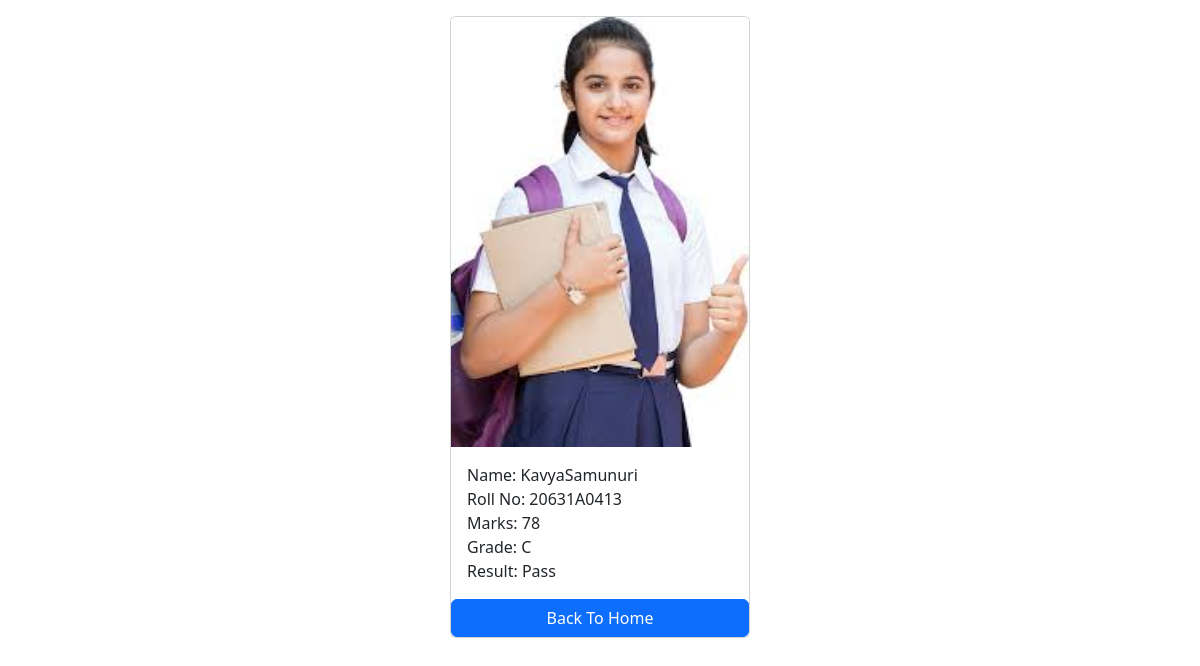
/students/4/, run on the app's committed database.
### marks/models.py (models this page shows, shortened)
class Student(models.Model):
    first_name=models.CharField(max_length=100)
    last_name=models.CharField(max_length=100)
    photo=models.ImageField(upload_to='images')
    roll_number=models.CharField(max_length=10,blank=True)
    marks=models.CharField(max_length=100)
    grade=models.CharField(max_length=1)
    result=models.CharField(max_length=100)

### marks/views.py (the view)
# urls.py: path('<int:pk>/',views.student_detail,name='student_detail'),
def student_detail(request,pk):
    student=get_object_or_404(Student,pk=pk)
    context={
        'student':student
    }
    return render(request,'student_detail.html',context)

### templates/student_detail.html (shortened to what this page needs)
<!DOCTYPE html>
<html lang="en">
<head>
    <link href="https://cdn.jsdelivr.net/npm/bootstrap@5.3.3/dist/css/bootstrap.min.css" rel="stylesheet">
</head>
<body>
    <div class="container mt-3">
        <div class="card mx-auto"style="width:300px">
            <img src="{{student.photo.url}}" class="card-img-top"alt="">
            <div class="card-body">
                <p class="card-text m-0">Name: {{student.first_name}}{{student.last_name}}</p>
                <p class="card-text m-0">Roll No: {{student.roll_number}}</p>
                <p class="card-text m-0">Marks: {{student.marks}}</p>
                <p class="card-text m-0">Grade: {{student.grade}}</p>
                <p class="card-text m-0">Result: {{student.result}}</p>
            </div>
            <a href="{% url "home" %}" class="btn btn-primary" >Back To Home</a>
        </div>
    </div>
</body>
</html>

### data on the page
Student: photo (picture), first_name "Kavya", last_name "Samunuri", roll_number "20631A0413", marks "78", grade "C", result "Pass"
